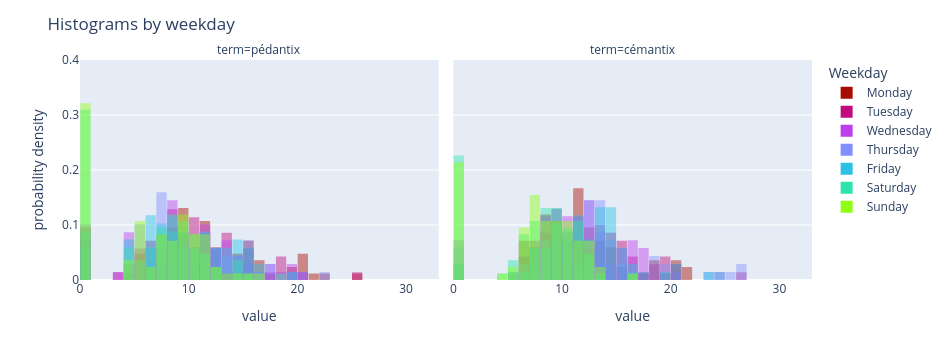

The cell this chart's notebook holds for it:
### Code cell
colors = [to_hex(c) for c in cmr.take_cmap_colors(cmr.neon, 7)]

fig = px.histogram(
    df_long[df_long["is_holiday"]],
    x="value",
    color="weekday",
    facet_col="term",
    barmode="overlay",
    opacity=0.45,
    histnorm="probability density",
    category_orders={"weekday": weekday_order, "term": ["pédantix", "cémantix"]},
    color_discrete_sequence=colors,
)

fig.update_traces(xbins=dict(start=0, end=100, size=1))

fig.update_xaxes(range=[0, 33])
fig.update_yaxes(range=[0, 0.4])
fig.update_layout(
    width=950, height=360,
    bargap=0.05,
    title="Histograms by weekday",
    legend_title_text="Weekday",
)

fig.show()

### Figure 1 — Plotly figure (JSON) as saved in the notebook; plotly's stock layout.template omitted (floating-point values rounded to 4 significant figures)
{"data": [{"bingroup": "x", "histnorm": "probability density", "hovertemplate": "weekday=Monday<br>term=pédantix<br>value=%{x}<br>probability density=%{y}<extra></extra>", "legendgroup": "Monday", "marker": {"color": "#a70c03", "opacity": 0.45, "pattern": {"shape": ""}}, "name": "Monday", "orientation": "v", "showlegend": true, "x": [6.0, 7.0, 7.0, 5.0, 0.0, 0.0, 4.0, 5.0, 7.0, 0.0, 8.0, 5.0, 5.0, 8.0, 8.0, 10.0, 8.0, 7.0, 8.0, 7.0, 14.0, 6.0, 9.0, 10.0, 12.0, 14.0, 9.0, 9.0, 0.0, 10.0, 9.0, 9.0, 11.0, 15.0, 0.0, 7.0, 8.0, 0.0, 14.0, 13.0, 17.0, 20.0, 15.0, 10.0, 16.0, 15.0, 11.0, 10.0, 12.0, 7.0, 11.0, 11.0, 9.0, 0.0, 11.0, 8.0, 14.0, 19.0, 19.0, 11.0, 9.0, 11.0, 15.0, 20.0, 21.0, 11.0, 20.0, 16.0, 15.0, 9.0, 9.0, 12.0, 12.0, 0.0, 22.0, 9.0, 25.0, 8.0, 11.0, 9.0, 12.0, 20.0, 16.0, 15.0], "xaxis": "x", "yaxis": "y", "type": "histogram", "xbins": {"end": 100, "size": 1, "start": 0}}, {"bingroup": "x", "histnorm": "probability density", "hovertemplate": "weekday=Monday<br>term=cémantix<br>value=%{x}<br>probability density=%{y}<extra></extra>", "legendgroup": "Monday", "marker": {"color": "#a70c03", "opacity": 0.45, "pattern": {"shape": ""}}, "name": "Monday", "orientation": "v", "showlegend": false, "x": [9.0, 11.0, 11.0, 13.0, 10.0, 8.0, 11.0, 6.0, 10.0, 8.0, 11.0, 6.0, 7.0, 11.0, 11.0, 10.0, 13.0, 11.0, 11.0, 9.0, 9.0, 16.0, 10.0, 8.0, 9.0, 11.0, 12.0, 13.0, 12.0, 7.0, 7.0, 11.0, 8.0, 12.0, 14.0, 10.0, 8.0, 9.0, 11.0, 19.0, 18.0, 12.0, 21.0, 20.0, 18.0, 9.0, 13.0, 12.0, 8.0, 6.0, 8.0, 15.0, 14.0, 9.0, 8.0, 9.0, 11.0, 20.0, 6.0, 17.0, 6.0, 5.0, 9.0, 18.0, 21.0, 14.0, 11.0, 14.0, 12.0, 8.0, 7.0, 11.0, 12.0, 8.0, 12.0, 14.0, 15.0, 13.0, 10.0, 6.0, 7.0, 20.0, 13.0, 35.0], "xaxis": "x2", "yaxis": "y2", "type": "histogram", "xbins": {"end": 100, "size": 1, "start": 0}}, {"bingroup": "x", "histnorm": "probability density", "hovertemplate": "weekday=Tuesday<br>term=pédantix<br>value=%{x}<br>probability density=%{y}<extra></extra>", "legendgroup": "Tuesday", "marker": {"color": "#c00a7c", "opacity": 0.45, "pattern": {"shape": ""}}, "name": "Tuesday", "orientation": "v", "showlegend": true, "x": [5.0, 5.0, 5.0, 4.0, 6.0, 3.0, 8.0, 6.0, 6.0, 0.0, 6.0, 4.0, 8.0, 8.0, 7.0, 8.0, 9.0, 12.0, 9.0, 13.0, 9.0, 10.0, 14.0, 8.0, 15.0, 10.0, 8.0, 12.0, 10.0, 11.0, 11.0, 6.0, 10.0, 0.0, 12.0, 18.0, 18.0, 9.0, 11.0, 11.0, 11.0, 9.0, 13.0, 10.0, 0.0, 8.0, 0.0, 7.0, 0.0, 19.0, 13.0, 10.0, 9.0, 20.0, 18.0, 13.0, 13.0, 10.0, 10.0, 8.0, 25.0, 8.0, 17.0, 13.0, 12.0, 15.0, 5.0, 15.0, 15.0, 11.0], "xaxis": "x", "yaxis": "y", "type": "histogram", "xbins": {"end": 100, "size": 1, "start": 0}}, {"bingroup": "x", "histnorm": "probability density", "hovertemplate": "weekday=Tuesday<br>term=cémantix<br>value=%{x}<br>probability density=%{y}<extra></extra>", "legendgroup": "Tuesday", "marker": {"color": "#c00a7c", "opacity": 0.45, "pattern": {"shape": ""}}, "name": "Tuesday", "orientation": "v", "showlegend": false, "x": [11.0, 16.0, 9.0, 9.0, 13.0, 8.0, 12.0, 15.0, 13.0, 7.0, 8.0, 9.0, 7.0, 11.0, 10.0, 9.0, 15.0, 14.0, 16.0, 14.0, 14.0, 14.0, 8.0, 11.0, 8.0, 10.0, 10.0, 6.0, 16.0, 7.0, 11.0, 15.0, 7.0, 6.0, 18.0, 19.0, 20.0, 20.0, 12.0, 13.0, 14.0, 10.0, 10.0, 11.0, 8.0, 9.0, 0.0, 8.0, 12.0, 19.0, 19.0, 7.0, 0.0, 15.0, 13.0, 17.0, 15.0, 18.0, 14.0, 13.0, 12.0, 9.0, 9.0, 13.0, 10.0, 9.0, 9.0, 6.0, 26.0, 13.0], "xaxis": "x2", "yaxis": "y2", "type": "histogram", "xbins": {"end": 100, "size": 1, "start": 0}}, {"bingroup": "x", "histnorm": "probability density", "hovertemplate": "weekday=Wednesday<br>term=pédantix<br>value=%{x}<br>probability density=%{y}<extra></extra>", "legendgroup": "Wednesday", "marker": {"color": "#bc3fec", "opacity": 0.45, "pattern": {"shape": ""}}, "name": "Wednesday", "orientation": "v", "showlegend": true, "x": [5.0, 4.5, 4.0, 3.0, 4.0, 4.0, 5.0, 7.0, 4.0, 6.0, 6.0, 4.0, 0.0, 12.0, 10.0, 8.0, 9.0, 9.0, 7.0, 12.0, 14.0, 0.0, 6.0, 11.0, 12.0, 8.0, 9.0, 15.0, 11.0, 13.0, 7.0, 0.0, 9.0, 11.0, 19.0, 17.0, 14.0, 8.0, 11.0, 7.0, 0.0, 8.0, 8.0, 8.0, 0.0, 0.0, 11.0, 8.0, 18.0, 16.0, 6.0, 0.0, 11.0, 19.0, 13.0, 13.0, 9.0, 13.0, 8.0, 12.0, 15.0, 13.0, 10.0, 8.0, 17.0, 8.0, 14.0, 20.0, 11.0], "xaxis": "x", "yaxis": "y", "type": "histogram", "xbins": {"end": 100, "size": 1, "start": 0}}, {"bingroup": "x", "histnorm": "probability density", "hovertemplate": "weekday=Wednesday<br>term=cémantix<br>value=%{x}<br>probability density=%{y}<extra></extra>", "legendgroup": "Wednesday", "marker": {"color": "#bc3fec", "opacity": 0.45, "pattern": {"shape": ""}}, "name": "Wednesday", "orientation": "v", "showlegend": false, "x": [12.0, 9.0, 11.0, 12.0, 13.0, 11.0, 12.0, 9.0, 12.0, 12.0, 11.0, 11.0, 11.0, 14.0, 15.0, 10.0, 12.0, 12.0, 8.0, 17.0, 17.0, 9.0, 17.0, 8.0, 8.0, 9.0, 7.0, 7.0, 13.0, 16.0, 8.0, 0.0, 0.0, 16.0, 13.0, 10.0, 15.0, 10.0, 16.0, 17.0, 8.0, 12.0, 11.0, 8.0, 13.0, 10.0, 0.0, 15.0, 11.0, 14.0, 0.0, 0.0, 20.0, 16.0, 12.0, 10.0, 12.0, 8.0, 13.0, 10.0, 13.0, 10.0, 15.0, 8.0, 10.0, 11.0, 9.0, 24.0, 16.0], "xaxis": "x2", "yaxis": "y2", "type": "histogram", "xbins": {"end": 100, "size": 1, "start": 0}}, {"bingroup": "x", "histnorm": "probability density", "hovertemplate": "weekday=Thursday<br>term=pédantix<br>value=%{x}<br>probability density=%{y}<extra></extra>", "legendgroup": "Thursday", "marker": {"color": "#838ffd", "opacity": 0.45, "pattern": {"shape": ""}}, "name": "Thursday", "orientation": "v", "showlegend": true, "x": [5.0, 0.0, 7.0, 5.0, 6.0, 6.0, 5.0, 5.0, 5.0, 5.0, 9.0, 0.0, 0.0, 11.0, 10.0, 7.0, 6.0, 10.0, 8.0, 15.0, 11.0, 12.0, 11.0, 12.0, 14.0, 8.0, 11.0, 8.0, 8.0, 12.0, 7.0, 8.0, 7.0, 7.0, 15.0, 8.0, 9.0, 8.0, 7.0, 7.0, 10.0, 11.0, 14.0, 10.0, 0.0, 6.0, 9.0, 9.0, 14.0, 20.0, 8.0, 7.0, 13.0, 17.5, 11.0, 19.0, 7.0, 15.0, 15.0, 15.0, 13.0, 17.0, 7.0, 16.0, 12.0, 7.0, 5.0, 22.0, 13.0], "xaxis": "x", "yaxis": "y", "type": "histogram", "xbins": {"end": 100, "size": 1, "start": 0}}, {"bingroup": "x", "histnorm": "probability density", "hovertemplate": "weekday=Thursday<br>term=cémantix<br>value=%{x}<br>probability density=%{y}<extra></extra>", "legendgroup": "Thursday", "marker": {"color": "#838ffd", "opacity": 0.45, "pattern": {"shape": ""}}, "name": "Thursday", "orientation": "v", "showlegend": false, "x": [9.0, 6.0, 8.0, 14.0, 9.0, 18.0, 12.0, 8.0, 12.0, 12.0, 13.0, 12.0, 8.0, 13.0, 9.0, 13.0, 10.0, 12.0, 12.0, 13.0, 13.0, 14.0, 0.0, 0.0, 9.0, 13.0, 7.0, 14.0, 15.0, 11.0, 9.0, 10.0, 10.0, 13.0, 26.0, 16.0, 18.0, 23.0, 14.0, 9.0, 9.0, 9.0, 10.0, 6.0, 8.0, 0.0, 9.0, 0.0, 25.0, 5.0, 7.0, 7.0, 18.0, 15.0, 19.0, 8.0, 13.0, 12.0, 11.0, 12.0, 13.0, 13.0, 10.0, 19.0, 12.0, 7.0, 12.0, 26.0, 14.0], "xaxis": "x2", "yaxis": "y2", "type": "histogram", "xbins": {"end": 100, "size": 1, "start": 0}}, {"bingroup": "x", "histnorm": "probability density", "hovertemplate": "weekday=Friday<br>term=pédantix<br>value=%{x}<br>probability density=%{y}<extra></extra>", "legendgroup": "Friday", "marker": {"color": "#2bc1e4", "opacity": 0.45, "pattern": {"shape": ""}}, "name": "Friday", "orientation": "v", "showlegend": true, "x": [4.0, 4.0, 6.0, 4.0, 6.0, 4.0, 6.0, 4.0, 6.0, 6.0, 0.0, 6.0, 9.0, 9.0, 8.0, 11.0, 9.0, 6.0, 8.0, 10.0, 9.0, 12.0, 0.0, 11.0, 10.0, 11.0, 7.0, 7.0, 7.0, 0.0, 7.0, 12.0, 15.0, 8.0, 15.0, 11.0, 10.0, 14.0, 8.0, 13.0, 11.0, 0.0, 7.0, 8.0, 0.0, 13.0, 7.0, 13.0, 12.0, 19.0, 9.0, 11.0, 14.0, 16.0, 14.0, 12.0, 14.0, 15.0, 8.0, 13.0, 14.0, 7.0, 0.0, 10.0, 6.0, 9.0, 16.0, 15.0], "xaxis": "x", "yaxis": "y", "type": "histogram", "xbins": {"end": 100, "size": 1, "start": 0}}, {"bingroup": "x", "histnorm": "probability density", "hovertemplate": "weekday=Friday<br>term=cémantix<br>value=%{x}<br>probability density=%{y}<extra></extra>", "legendgroup": "Friday", "marker": {"color": "#2bc1e4", "opacity": 0.45, "pattern": {"shape": ""}}, "name": "Friday", "orientation": "v", "showlegend": false, "x": [14.0, 7.0, 11.0, 13.0, 9.0, 10.0, 12.0, 11.0, 13.0, 11.0, 10.0, 13.0, 13.0, 13.0, 8.0, 16.0, 15.0, 9.0, 19.0, 11.0, 12.0, 15.0, 14.0, 12.0, 0.0, 10.0, 12.0, 13.0, 15.0, 6.0, 9.0, 9.0, 14.0, 14.0, 14.0, 23.0, 11.0, 10.0, 12.0, 9.0, 9.0, 7.0, 8.0, 8.0, 7.0, 11.0, 9.0, 20.0, 5.0, 10.0, 8.0, 17.0, 20.0, 14.0, 13.0, 15.0, 11.0, 16.0, 14.0, 11.0, 13.0, 13.0, 14.0, 7.0, 0.0, 10.0, 24.0, 14.0], "xaxis": "x2", "yaxis": "y2", "type": "histogram", "xbins": {"end": 100, "size": 1, "start": 0}}, {"bingroup": "x", "histnorm": "probability density", "hovertemplate": "weekday=Saturday<br>term=pédantix<br>value=%{x}<br>probability density=%{y}<extra></extra>", "legendgroup": "Saturday", "marker": {"color": "#2de4ac", "opacity": 0.45, "pattern": {"shape": ""}}, "name": "Saturday", "orientation": "v", "showlegend": true, "x": [4.0, 0.0, 6.0, 4.0, 4.0, 0.0, 4.0, 0.0, 0.0, 0.0, 0.0, 0.0, 0.0, 0.0, 6.0, 5.0, 7.0, 0.0, 0.0, 9.0, 0.0, 10.0, 8.0, 0.0, 7.0, 0.0, 0.0, 11.0, 0.0, 0.0, 8.0, 10.0, 0.0, 6.0, 8.0, 6.0, 9.0, 14.0, 0.0, 0.0, 0.0, 10.0, 12.0, 11.0, 0.0, 9.0, 7.0, 11.0, 0.0, 9.0, 8.0, 0.0, 0.0, 9.0, 7.0, 10.0, 0.0, 8.0, 14.0, 8.0, 7.5, 9.0, 5.0, 11.0, 7.0, 8.0, 12.0, 7.0, 6.0, 9.0, 7.0, 5.0, 10.0, 8.0, 14.0, 8.0, 9.0, 10.0, 15.0, 4.0, 8.0, 10.0, 9.0, 18.0], "xaxis": "x", "yaxis": "y", "type": "histogram", "xbins": {"end": 100, "size": 1, "start": 0}}, {"bingroup": "x", "histnorm": "probability density", "hovertemplate": "weekday=Saturday<br>term=cémantix<br>value=%{x}<br>probability density=%{y}<extra></extra>", "legendgroup": "Saturday", "marker": {"color": "#2de4ac", "opacity": 0.45, "pattern": {"shape": ""}}, "name": "Saturday", "orientation": "v", "showlegend": false, "x": [5.0, 12.0, 7.0, 8.0, 12.0, 11.0, 10.0, 8.0, 5.0, 11.0, 11.0, 9.0, 0.0, 10.0, 9.0, 12.0, 7.0, 5.0, 6.0, 0.0, 11.0, 10.0, 0.0, 7.0, 7.0, 0.0, 0.0, 8.0, 11.0, 11.0, 9.0, 8.0, 0.0, 7.0, 7.0, 0.0, 0.0, 11.0, 11.0, 10.0, 12.0, 7.0, 8.0, 16.0, 9.0, 8.0, 7.0, 10.0, 0.0, 0.0, 0.0, 9.0, 0.0, 0.0, 8.0, 8.0, 0.0, 8.0, 6.0, 10.0, 10.5, 6.0, 0.0, 10.0, 9.0, 6.0, 6.0, 6.0, 8.0, 4.0, 8.0, 7.0, 0.0, 9.0, 9.0, 9.0, 0.0, 9.0, 0.0, 0.0, 6.0, 13.0, 11.0, 9.0], "xaxis": "x2", "yaxis": "y2", "type": "histogram", "xbins": {"end": 100, "size": 1, "start": 0}}, {"bingroup": "x", "histnorm": "probability density", "hovertemplate": "weekday=Sunday<br>term=pédantix<br>value=%{x}<br>probability density=%{y}<extra></extra>", "legendgroup": "Sunday", "marker": {"color": "#8efe15", "opacity": 0.45, "pattern": {"shape": ""}}, "name": "Sunday", "orientation": "v", "showlegend": true, "x": [0.0, 0.0, 7.0, 0.0, 5.0, 5.0, 5.0, 4.0, 0.0, 0.0, 0.0, 0.0, 0.0, 0.0, 0.0, 0.0, 0.0, 5.0, 9.0, 8.0, 0.0, 9.0, 0.0, 8.0, 15.0, 8.0, 13.0, 8.0, 7.0, 9.0, 0.0, 0.0, 0.0, 7.0, 12.0, 0.0, 0.0, 10.0, 9.0, 9.0, 16.0, 7.0, 9.0, 11.0, 10.0, 6.0, 0.0, 7.0, 0.0, 12.0, 0.0, 0.0, 0.0, 14.0, 0.0, 10.0, 0.0, 5.0, 10.0, 11.0, 10.0, 11.0, 11.0, 9.0, 10.0, 4.0, 9.0, 4.0, 5.0, 5.0, 8.0, 9.0, 9.0, 11.0, 0.0, 11.0, 7.0, 7.0, 11.5, 5.0, 10.0, 5.0, 8.0, 6.0], "xaxis": "x", "yaxis": "y", "type": "histogram", "xbins": {"end": 100, "size": 1, "start": 0}}, {"bingroup": "x", "histnorm": "probability density", "hovertemplate": "weekday=Sunday<br>term=cémantix<br>value=%{x}<br>probability density=%{y}<extra></extra>", "legendgroup": "Sunday", "marker": {"color": "#8efe15", "opacity": 0.45, "pattern": {"shape": ""}}, "name": "Sunday", "orientation": "v", "showlegend": false, "x": [9.0, 9.0, 7.0, 12.0, 9.0, 10.0, 12.0, 12.0, 11.0, 6.0, 13.0, 10.0, 7.0, 8.0, 8.0, 11.0, 7.0, 6.0, 9.0, 7.0, 9.0, 0.0, 8.0, 7.0, 0.0, 0.0, 11.0, 10.0, 0.0, 9.0, 8.0, 12.0, 9.0, 8.0, 11.0, 6.0, 7.0, 7.0, 0.0, 11.0, 12.0, 0.0, 13.0, 0.0, 6.0, 8.0, 11.0, 10.0, 0.0, 0.0, 16.0, 7.0, 0.0, 10.0, 0.0, 12.0, 0.0, 10.0, 5.0, 7.0, 7.0, 0.0, 9.0, 0.0, 0.0, 6.0, 7.0, 7.0, 6.0, 6.0, 8.0, 0.0, 8.0, 8.0, 10.0, 7.0, 0.0, 0.0, 6.0, 5.0, 4.0, 9.0, 10.0, 10.0], "xaxis": "x2", "yaxis": "y2", "type": "histogram", "xbins": {"end": 100, "size": 1, "start": 0}}], "layout": {"xaxis": {"anchor": "y", "domain": [0.0, 0.49], "title": {"text": "value"}, "range": [0, 33]}, "yaxis": {"anchor": "x", "domain": [0.0, 1.0], "title": {"text": "probability density"}, "range": [0, 0.4]}, "xaxis2": {"anchor": "y2", "domain": [0.51, 1.0], "matches": "x", "title": {"text": "value"}, "range": [0, 33]}, "yaxis2": {"anchor": "x2", "domain": [0.0, 1.0], "matches": "y", "showticklabels": false, "range": [0, 0.4]}, "annotations": [{"font": {}, "showarrow": false, "text": "term=pédantix", "x": 0.245, "xanchor": "center", "xref": "paper", "y": 1.0, "yanchor": "bottom", "yref": "paper"}, {"font": {}, "showarrow": false, "text": "term=cémantix", "x": 0.755, "xanchor": "center", "xref": "paper", "y": 1.0, "yanchor": "bottom", "yref": "paper"}], "legend": {"title": {"text": "Weekday"}, "tracegroupgap": 0}, "margin": {"t": 60}, "barmode": "overlay", "width": 950, "height": 360, "bargap": 0.05, "title": {"text": "Histograms by weekday"}}}
